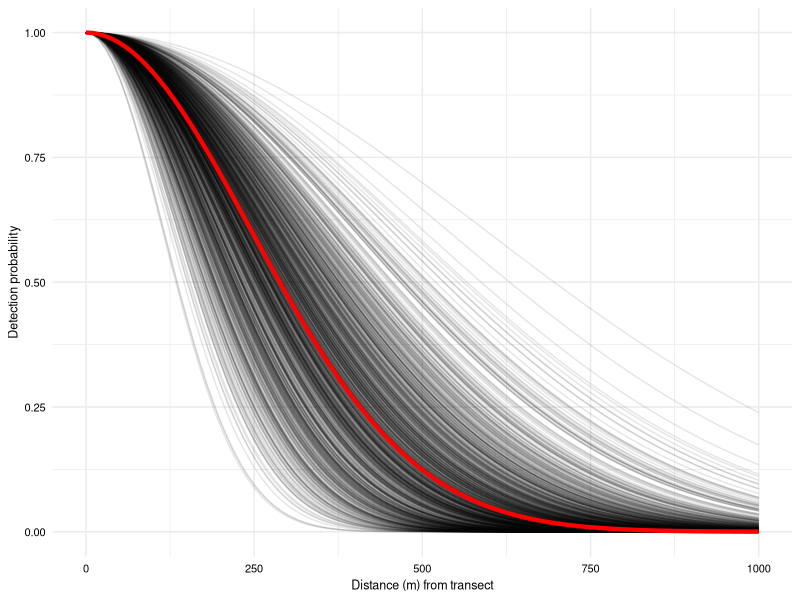
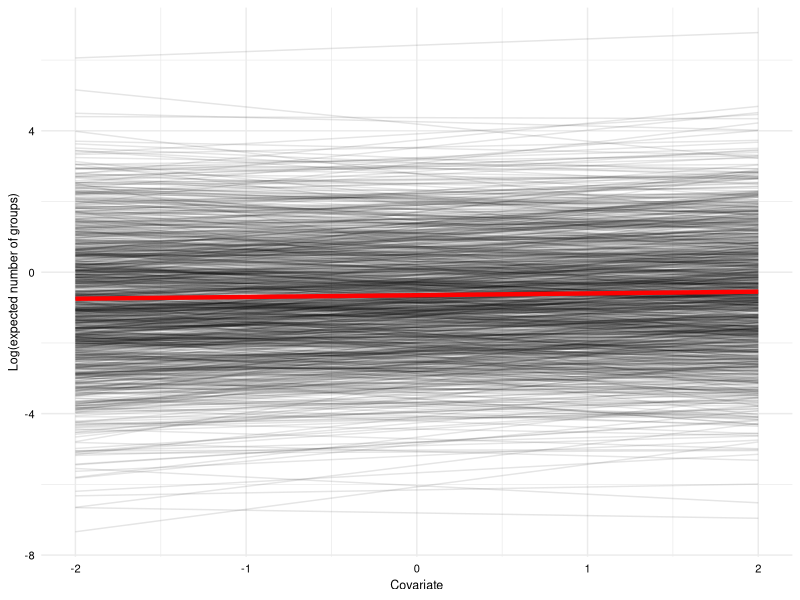

Write R code to recreate these figures, in order.
# 15 March 2023
# This script creates Figures S1 & S2
# Visualizes the detection function and number-of-groups/covariate relationship for the simulated community

library(tidyverse)

nsp <- 1000
mu_gamma <- 5.5
sd_gamma <- 0.25
gamma <- rnorm(nsp, mu_gamma, sd_gamma)
omega <- exp(gamma)
distances <- seq(from = 0, to = 1000, by = 10)

sp_df <- tibble(
  sp = 1:nsp, 
  omega = omega)

com <- expand.grid(
  distances = seq(from = 0, to = 1000, by = 10)) %>% 
  mutate(p = exp( - distances * distances / (2 * exp(mu_gamma) * exp(mu_gamma))))

spp <- expand.grid(sp = 1:nsp, 
                   distances = seq(from = 0, to = 1000, by = 10)) %>% 
  full_join(sp_df) %>% 
  dplyr::select(sp, omega, distances) %>% 
  as_tibble() %>% 
  mutate(p = exp ( - distances * distances / (2 * omega * omega)))

det_fun <- ggplot() + 
  geom_line(data = spp, aes(x = distances, y = p, group = factor(sp)), alpha = 0.1) + 
  geom_line(data = com, aes(x = distances, y = p), color = "red", size = 1.5) +
  labs(x = "Distance (m) from transect", 
       y = "Detection probability") +
  theme_minimal() +
  theme(axis.text = element_text(size = 8, color = "black"),
        axis.title = element_text(size = 9, color = "black")) 

setwd(here::here("figures"))
ggsave(
  "figure_s2.png", 
  det_fun, 
  width = 4.5, 
  height = 3.25, 
  units = "in", 
  dpi = 300)

mu_alpha0 <- -0.65
sigma_alpha0 <- 1.7
mu_alpha1 <- 0.05    
sigma_alpha1 <- 0.25 

alpha0 <- rnorm(nsp, mean = mu_alpha0, sigma_alpha0)
alpha1 <- rnorm(nsp, mu_alpha1, sigma_alpha1)

sp_df <- tibble(
  sp = 1:nsp, 
  alpha0 = alpha0, 
  alpha1 = alpha1)

spp_cov <- expand.grid(sp = 1:nsp,
                       x = seq(from = -2, to = 2, by = 0.1)) %>% 
  full_join(sp_df) %>% 
  mutate(lp = alpha0 + alpha1 * x)   

com_cov <- expand.grid(x = seq(from = -2, to = 2, by = 0.1)) %>% 
  add_column(alpha0 = mu_alpha0,
             alpha1 = mu_alpha1) %>% 
  mutate(lp = alpha0 + alpha1 * x)

cov_plot <- ggplot() + 
  geom_line(data = spp_cov, aes(x = x, y = lp, group = sp), alpha = 0.1) + 
  geom_line(data = com_cov, aes(x = x, y = lp), color = "red", size = 1.5) +
  labs(x = "Covariate", 
       y = "Log(expected number of groups)") +
  theme_minimal() +
  theme(axis.text = element_text(size = 8, color = "black"),
        axis.title = element_text(size = 9, color = "black")) 

setwd(here::here("figures"))
ggsave(
  "figure_s1.png", 
  cov_plot, 
  width = 4.5, 
  height = 3.25, 
  units = "in", 
  dpi = 300)